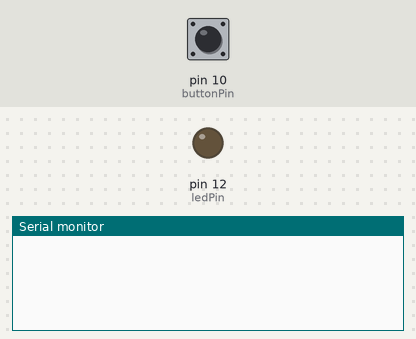
Simulated run of this sketch. Board: Arduino Uno, built with avr-gcc and run on an emulated ATmega328P. Shown: output pins drawn as LEDs (lit = HIGH), the last lines printed to the serial monitor. The inputs (shaded band) are chosen by the test bench; at power-on: pin 10 (buttonPin) LOW.

Above: at 1.2 s.
1.3 s: pin 10 (buttonPin) pulled HIGH for 0.15 s
At 2.2 s:
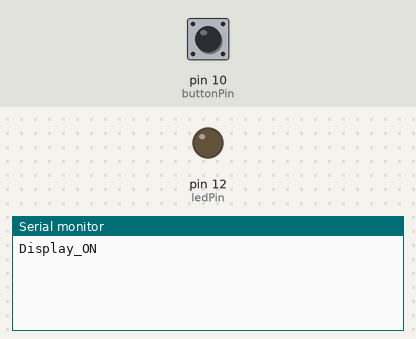
2.9 s: pin 10 (buttonPin) pulled HIGH for 1 s
At 3.4 s:
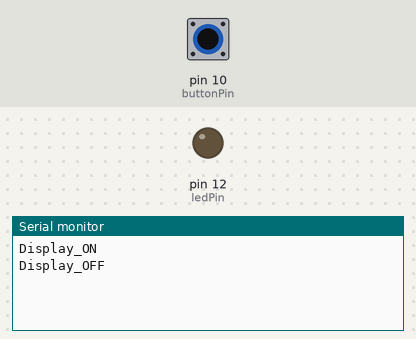

Measured:
- after the input at 1.3 s, the serial monitor: prints a new line at once (image 1)
- after the input at 2.9 s, the serial monitor: prints a new line at once (image 2)

The sketch:

Task1_Solution_SendAndReceive.ino
```cpp
// Declare struct
struct MessageValue {
  String message;
  String value;
};


// Declare function that parse message format
struct MessageValue getMessage(String inputtedStr) {
  struct MessageValue result;

  char charArr[50];
  inputtedStr.toCharArray(charArr, 50);
  char* ptr = strtok(charArr, "||");
  result.message = String(ptr);
  ptr = strtok(NULL, "||");

  if (ptr == NULL) {
    result.value = String("");
    return result;
  }

  result.value = String(ptr);

  return result;
}

// Declare MessageValue struct's instance
struct MessageValue receivedData;


//Variables
const int ledPin = 12;     // the number of the LED pin
const int buttonPin = 10;  // the number of the pushbutton pin

int curButtonState = 0;
int lastButtonState = 0;
int counter = 0;


void setup() {

  // initialize the LED pin as an output:
  pinMode(ledPin, OUTPUT);
  // initialize the pushbutton pin as an input:
  pinMode(buttonPin, INPUT);

  // Setup Serial Monitor
  Serial.begin(9600);
}

void loop() {

  //Do something with recieved data from ProtoPie Connect
  while (Serial.available() > 0) {                         // Take out strings until Serial is empty
    String receivedString = Serial.readStringUntil('\0');  // From 1.9.0 version, We can use '\0' as delimiter in Arduino Serial
    receivedData = getMessage(receivedString);
  }

  if (receivedData.message.equals("LED_ON")) {
    digitalWrite(ledPin, HIGH);
  } else if (receivedData.message.equals("LED_OFF")) {
    digitalWrite(ledPin, LOW);
  }

  //Send something to ProtoPie Connect
  curButtonState = digitalRead(buttonPin);
  if (curButtonState != lastButtonState) {
    lastButtonState = curButtonState;

    if (curButtonState == HIGH) {
      counter++;

      if (counter == 1) {
        Serial.println("Display_ON");
      }

      if (counter == 2) {
        counter = 0;
        Serial.println("Display_OFF");
      }
    }
  }
}
```
